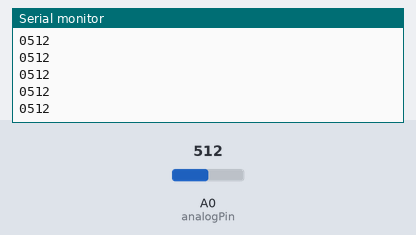
The sketch below on a simulated Arduino Uno, built with avr-gcc and run on an emulated ATmega328P. Parts: the last lines printed to the serial monitor. Inputs (shaded band) come from the test bench; at power-on: A0 (analogPin) = 512.

Above: at 1.2 s.
1.3 s: A0 (analogPin) set to 716
At 1.31 s:
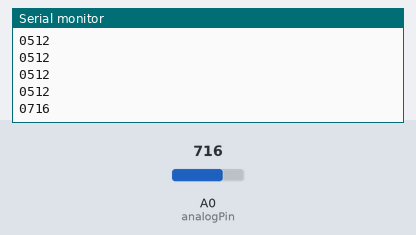
2.8 s: A0 (analogPin) set to 900
At 2.81 s:
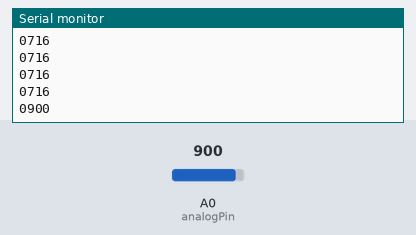
Timing chart, 0 to 5.8 s (numbered marks = the images above; inputs shaded):
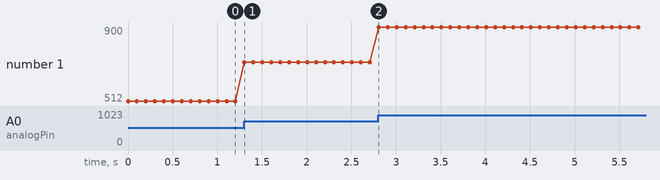

Measured:
- after the input at 1.3 s, the serial monitor: prints a new line at once (image 1)
- after the input at 2.8 s, the serial monitor: prints a new line at once (image 2)
- plotted number 1: 512 → 716 after the input at 1.3 s, 716 → 900 after the input at 2.8 s

The sketch:

main.ino
```cpp
const int analogPin = A0;

void setup() {
  Serial.begin(9600);
}

void loop() {
  int voltage = analogRead(analogPin);
  char str[5]; // 4자리 + null 문자
  sprintf(str, "%04d", voltage);

  Serial.println(str);  // 문자열 출력
  delay(100);                 // 500ms마다 갱신
}
```
